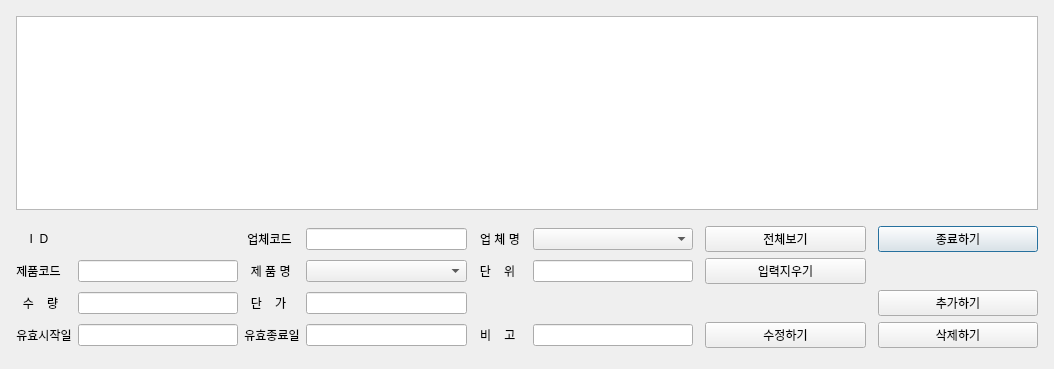
<?xml version="1.0" encoding="UTF-8"?>
<ui version="4.0">
 <class>ConsumableInPriceDialog</class>
 <widget class="QDialog" name="ConsumableInPriceDialog">
  <property name="geometry">
   <rect>
    <x>0</x>
    <y>0</y>
    <width>1054</width>
    <height>369</height>
   </rect>
  </property>
  <property name="sizePolicy">
   <sizepolicy hsizetype="Expanding" vsizetype="Expanding">
    <horstretch>0</horstretch>
    <verstretch>0</verstretch>
   </sizepolicy>
  </property>
  <property name="windowTitle">
   <string>소모품매입단가</string>
  </property>
  <layout class="QGridLayout" name="gridLayout_2">
   <item row="1" column="0">
    <layout class="QGridLayout" name="gridLayout">
     <property name="leftMargin">
      <number>5</number>
     </property>
     <property name="topMargin">
      <number>5</number>
     </property>
     <property name="rightMargin">
      <number>5</number>
     </property>
     <item row="2" column="9">
      <widget class="QPushButton" name="pb_consumableinprice_cancel">
       <property name="sizePolicy">
        <sizepolicy hsizetype="Expanding" vsizetype="Fixed">
         <horstretch>0</horstretch>
         <verstretch>0</verstretch>
        </sizepolicy>
       </property>
       <property name="text">
        <string>종료하기</string>
       </property>
      </widget>
     </item>
     <item row="2" column="1">
      <widget class="QLabel" name="lbl_consumableinprice_id">
       <property name="sizePolicy">
        <sizepolicy hsizetype="Expanding" vsizetype="Fixed">
         <horstretch>0</horstretch>
         <verstretch>0</verstretch>
        </sizepolicy>
       </property>
       <property name="text">
        <string/>
       </property>
      </widget>
     </item>
     <item row="2" column="0">
      <widget class="QLabel" name="label">
       <property name="sizePolicy">
        <sizepolicy hsizetype="Fixed" vsizetype="Fixed">
         <horstretch>0</horstretch>
         <verstretch>0</verstretch>
        </sizepolicy>
       </property>
       <property name="text">
        <string>    I  D    </string>
       </property>
       <property name="alignment">
        <set>Qt::AlignCenter</set>
       </property>
      </widget>
     </item>
     <item row="3" column="4">
      <widget class="QLabel" name="label_5">
       <property name="sizePolicy">
        <sizepolicy hsizetype="Fixed" vsizetype="Fixed">
         <horstretch>0</horstretch>
         <verstretch>0</verstretch>
        </sizepolicy>
       </property>
       <property name="text">
        <string>  단    위  </string>
       </property>
       <property name="alignment">
        <set>Qt::AlignCenter</set>
       </property>
      </widget>
     </item>
     <item row="4" column="1">
      <widget class="QLineEdit" name="entry_consumableinprice_qty">
       <property name="sizePolicy">
        <sizepolicy hsizetype="Expanding" vsizetype="Fixed">
         <horstretch>0</horstretch>
         <verstretch>0</verstretch>
        </sizepolicy>
       </property>
      </widget>
     </item>
     <item row="3" column="5">
      <widget class="QLineEdit" name="entry_consumableinprice_um">
       <property name="sizePolicy">
        <sizepolicy hsizetype="Expanding" vsizetype="Fixed">
         <horstretch>0</horstretch>
         <verstretch>0</verstretch>
        </sizepolicy>
       </property>
      </widget>
     </item>
     <item row="4" column="0">
      <widget class="QLabel" name="label_4">
       <property name="sizePolicy">
        <sizepolicy hsizetype="Fixed" vsizetype="Fixed">
         <horstretch>0</horstretch>
         <verstretch>0</verstretch>
        </sizepolicy>
       </property>
       <property name="text">
        <string>  수    량  </string>
       </property>
       <property name="alignment">
        <set>Qt::AlignCenter</set>
       </property>
      </widget>
     </item>
     <item row="3" column="7">
      <widget class="QPushButton" name="pb_consumableinprice_clear">
       <property name="sizePolicy">
        <sizepolicy hsizetype="Expanding" vsizetype="Fixed">
         <horstretch>0</horstretch>
         <verstretch>0</verstretch>
        </sizepolicy>
       </property>
       <property name="text">
        <string>입력지우기</string>
       </property>
      </widget>
     </item>
     <item row="2" column="7">
      <widget class="QPushButton" name="pb_consumableinprice_show">
       <property name="sizePolicy">
        <sizepolicy hsizetype="Expanding" vsizetype="Fixed">
         <horstretch>0</horstretch>
         <verstretch>0</verstretch>
        </sizepolicy>
       </property>
       <property name="text">
        <string>전체보기</string>
       </property>
      </widget>
     </item>
     <item row="1" column="0">
      <spacer name="verticalSpacer">
       <property name="orientation">
        <enum>Qt::Vertical</enum>
       </property>
       <property name="sizeHint" stdset="0">
        <size>
         <width>20</width>
         <height>10</height>
        </size>
       </property>
      </spacer>
     </item>
     <item row="2" column="2">
      <widget class="QLabel" name="label_7">
       <property name="sizePolicy">
        <sizepolicy hsizetype="Fixed" vsizetype="Fixed">
         <horstretch>0</horstretch>
         <verstretch>0</verstretch>
        </sizepolicy>
       </property>
       <property name="text">
        <string> 업체코드 </string>
       </property>
       <property name="alignment">
        <set>Qt::AlignCenter</set>
       </property>
      </widget>
     </item>
     <item row="2" column="3">
      <widget class="QLineEdit" name="entry_consumableinprice_ccode">
       <property name="sizePolicy">
        <sizepolicy hsizetype="Expanding" vsizetype="Fixed">
         <horstretch>0</horstretch>
         <verstretch>0</verstretch>
        </sizepolicy>
       </property>
      </widget>
     </item>
     <item row="3" column="0">
      <widget class="QLabel" name="label_2">
       <property name="sizePolicy">
        <sizepolicy hsizetype="Fixed" vsizetype="Fixed">
         <horstretch>0</horstretch>
         <verstretch>0</verstretch>
        </sizepolicy>
       </property>
       <property name="text">
        <string>제품코드</string>
       </property>
       <property name="alignment">
        <set>Qt::AlignCenter</set>
       </property>
      </widget>
     </item>
     <item row="3" column="2">
      <widget class="QLabel" name="label_3">
       <property name="sizePolicy">
        <sizepolicy hsizetype="Fixed" vsizetype="Fixed">
         <horstretch>0</horstretch>
         <verstretch>0</verstretch>
        </sizepolicy>
       </property>
       <property name="text">
        <string>  제 품 명 </string>
       </property>
       <property name="alignment">
        <set>Qt::AlignCenter</set>
       </property>
      </widget>
     </item>
     <item row="2" column="4">
      <widget class="QLabel" name="label_8">
       <property name="sizePolicy">
        <sizepolicy hsizetype="Fixed" vsizetype="Fixed">
         <horstretch>0</horstretch>
         <verstretch>0</verstretch>
        </sizepolicy>
       </property>
       <property name="text">
        <string>  업 체 명  </string>
       </property>
       <property name="alignment">
        <set>Qt::AlignCenter</set>
       </property>
      </widget>
     </item>
     <item row="3" column="1">
      <widget class="QLineEdit" name="entry_consumableinprice_pcode">
       <property name="sizePolicy">
        <sizepolicy hsizetype="Expanding" vsizetype="Fixed">
         <horstretch>0</horstretch>
         <verstretch>0</verstretch>
        </sizepolicy>
       </property>
      </widget>
     </item>
     <item row="5" column="4">
      <widget class="QLabel" name="label_6">
       <property name="sizePolicy">
        <sizepolicy hsizetype="Fixed" vsizetype="Fixed">
         <horstretch>0</horstretch>
         <verstretch>0</verstretch>
        </sizepolicy>
       </property>
       <property name="text">
        <string>  비    고   </string>
       </property>
       <property name="alignment">
        <set>Qt::AlignCenter</set>
       </property>
      </widget>
     </item>
     <item row="4" column="2">
      <widget class="QLabel" name="label_9">
       <property name="sizePolicy">
        <sizepolicy hsizetype="Fixed" vsizetype="Fixed">
         <horstretch>0</horstretch>
         <verstretch>0</verstretch>
        </sizepolicy>
       </property>
       <property name="text">
        <string>  단    가  </string>
       </property>
       <property name="alignment">
        <set>Qt::AlignCenter</set>
       </property>
      </widget>
     </item>
     <item row="4" column="3">
      <widget class="QLineEdit" name="entry_consumableinprice_unitprice">
       <property name="sizePolicy">
        <sizepolicy hsizetype="Expanding" vsizetype="Fixed">
         <horstretch>0</horstretch>
         <verstretch>0</verstretch>
        </sizepolicy>
       </property>
      </widget>
     </item>
     <item row="5" column="0">
      <widget class="QLabel" name="label_10">
       <property name="sizePolicy">
        <sizepolicy hsizetype="Fixed" vsizetype="Fixed">
         <horstretch>0</horstretch>
         <verstretch>0</verstretch>
        </sizepolicy>
       </property>
       <property name="text">
        <string>유효시작일</string>
       </property>
       <property name="alignment">
        <set>Qt::AlignCenter</set>
       </property>
      </widget>
     </item>
     <item row="5" column="5">
      <widget class="QLineEdit" name="entry_consumableinprice_remark">
       <property name="sizePolicy">
        <sizepolicy hsizetype="Expanding" vsizetype="Fixed">
         <horstretch>0</horstretch>
         <verstretch>0</verstretch>
        </sizepolicy>
       </property>
      </widget>
     </item>
     <item row="5" column="2">
      <widget class="QLabel" name="label_11">
       <property name="sizePolicy">
        <sizepolicy hsizetype="Fixed" vsizetype="Fixed">
         <horstretch>0</horstretch>
         <verstretch>0</verstretch>
        </sizepolicy>
       </property>
       <property name="text">
        <string>유효종료일</string>
       </property>
       <property name="alignment">
        <set>Qt::AlignCenter</set>
       </property>
      </widget>
     </item>
     <item row="5" column="1">
      <widget class="QLineEdit" name="entry_consumableinprice_efffrom">
       <property name="sizePolicy">
        <sizepolicy hsizetype="Expanding" vsizetype="Fixed">
         <horstretch>0</horstretch>
         <verstretch>0</verstretch>
        </sizepolicy>
       </property>
      </widget>
     </item>
     <item row="5" column="3">
      <widget class="QLineEdit" name="entry_consumableinprice_effthru">
       <property name="sizePolicy">
        <sizepolicy hsizetype="Expanding" vsizetype="Fixed">
         <horstretch>0</horstretch>
         <verstretch>0</verstretch>
        </sizepolicy>
       </property>
      </widget>
     </item>
     <item row="5" column="9">
      <widget class="QPushButton" name="pb_consumableinprice_delete">
       <property name="sizePolicy">
        <sizepolicy hsizetype="Expanding" vsizetype="Fixed">
         <horstretch>0</horstretch>
         <verstretch>0</verstretch>
        </sizepolicy>
       </property>
       <property name="text">
        <string>삭제하기</string>
       </property>
      </widget>
     </item>
     <item row="5" column="7">
      <widget class="QPushButton" name="pb_consumableinprice_update">
       <property name="sizePolicy">
        <sizepolicy hsizetype="Expanding" vsizetype="Fixed">
         <horstretch>0</horstretch>
         <verstretch>0</verstretch>
        </sizepolicy>
       </property>
       <property name="text">
        <string>수정하기</string>
       </property>
      </widget>
     </item>
     <item row="4" column="9">
      <widget class="QPushButton" name="pb_consumableinprice_insert">
       <property name="sizePolicy">
        <sizepolicy hsizetype="Expanding" vsizetype="Fixed">
         <horstretch>0</horstretch>
         <verstretch>0</verstretch>
        </sizepolicy>
       </property>
       <property name="text">
        <string>추가하기</string>
       </property>
      </widget>
     </item>
     <item row="6" column="2">
      <spacer name="verticalSpacer_2">
       <property name="orientation">
        <enum>Qt::Vertical</enum>
       </property>
       <property name="sizeHint" stdset="0">
        <size>
         <width>20</width>
         <height>10</height>
        </size>
       </property>
      </spacer>
     </item>
     <item row="2" column="5">
      <widget class="QComboBox" name="cb_consumableinprice_cname">
       <property name="sizePolicy">
        <sizepolicy hsizetype="Expanding" vsizetype="Fixed">
         <horstretch>0</horstretch>
         <verstretch>0</verstretch>
        </sizepolicy>
       </property>
      </widget>
     </item>
     <item row="3" column="3">
      <widget class="QComboBox" name="cb_consumableinprice_pname">
       <property name="sizePolicy">
        <sizepolicy hsizetype="Expanding" vsizetype="Fixed">
         <horstretch>0</horstretch>
         <verstretch>0</verstretch>
        </sizepolicy>
       </property>
      </widget>
     </item>
     <item row="0" column="0" colspan="10">
      <widget class="QTableView" name="tv_consumableinprice">
       <property name="sizePolicy">
        <sizepolicy hsizetype="Expanding" vsizetype="Expanding">
         <horstretch>0</horstretch>
         <verstretch>1</verstretch>
        </sizepolicy>
       </property>
      </widget>
     </item>
    </layout>
   </item>
  </layout>
 </widget>
 <resources/>
 <connections/>
</ui>
